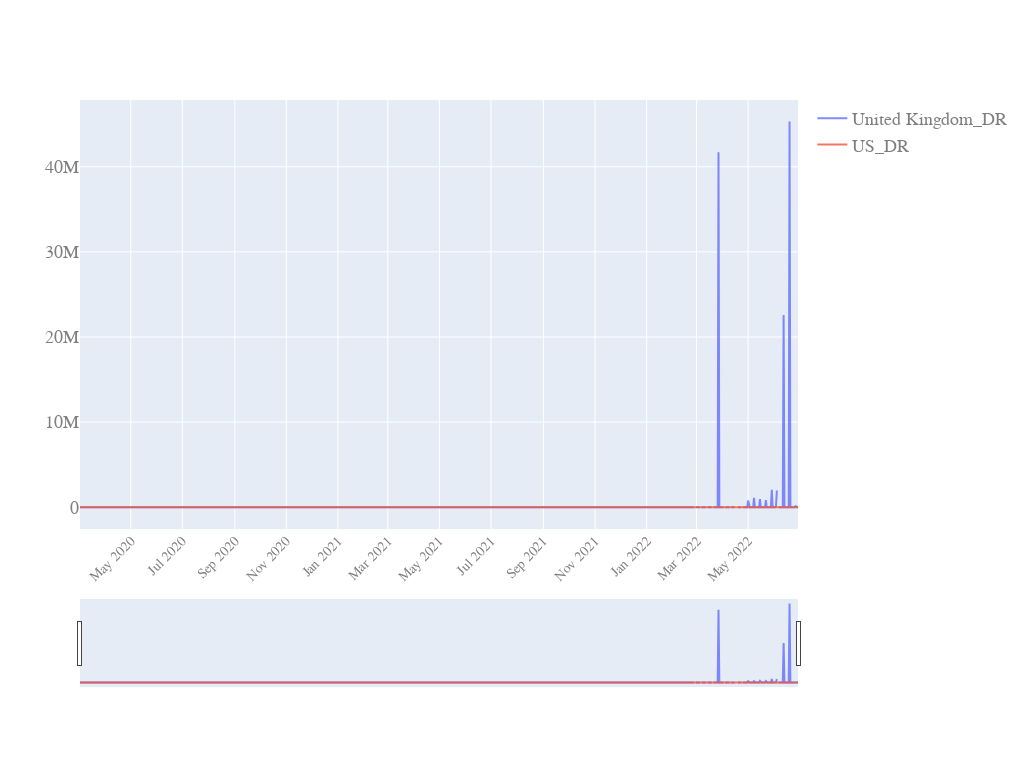

The notebook cell saved with this chart:
### Code cell
start_pos=40
quick_plot(df_analyse.date[start_pos:],
           df_analyse.iloc[start_pos:,[20,21]],  #15,16,17,17,18,19]]
           y_scale='linear',
           slider=True)

### Figure 1 — Plotly figure (JSON) as saved in the notebook; plotly's stock layout.template omitted (floating-point values rounded to 4 significant figures; data arrays with more than 128 entries replaced by an {"elided": "..."} marker saying what was removed)
{"data": [{"name": "United Kingdom_DR", "opacity": 0.8, "type": "scatter", "x": {"elided": "850 str values"}, "y": {"elided": "850 float values"}}, {"name": "US_DR", "opacity": 0.8, "type": "scatter", "x": {"elided": "850 str values"}, "y": {"elided": "850 float values"}}], "layout": {"autosize": true, "font": {"color": "#7f7f7f", "family": "PT Sans, monospace", "size": 18}, "height": 768, "width": 1024, "xaxis": {"nticks": 20, "rangeslider": {"visible": true}, "tickangle": -45, "tickfont": {"color": "#7f7f7f", "size": 14}}, "yaxis": {"type": "linear"}}}
